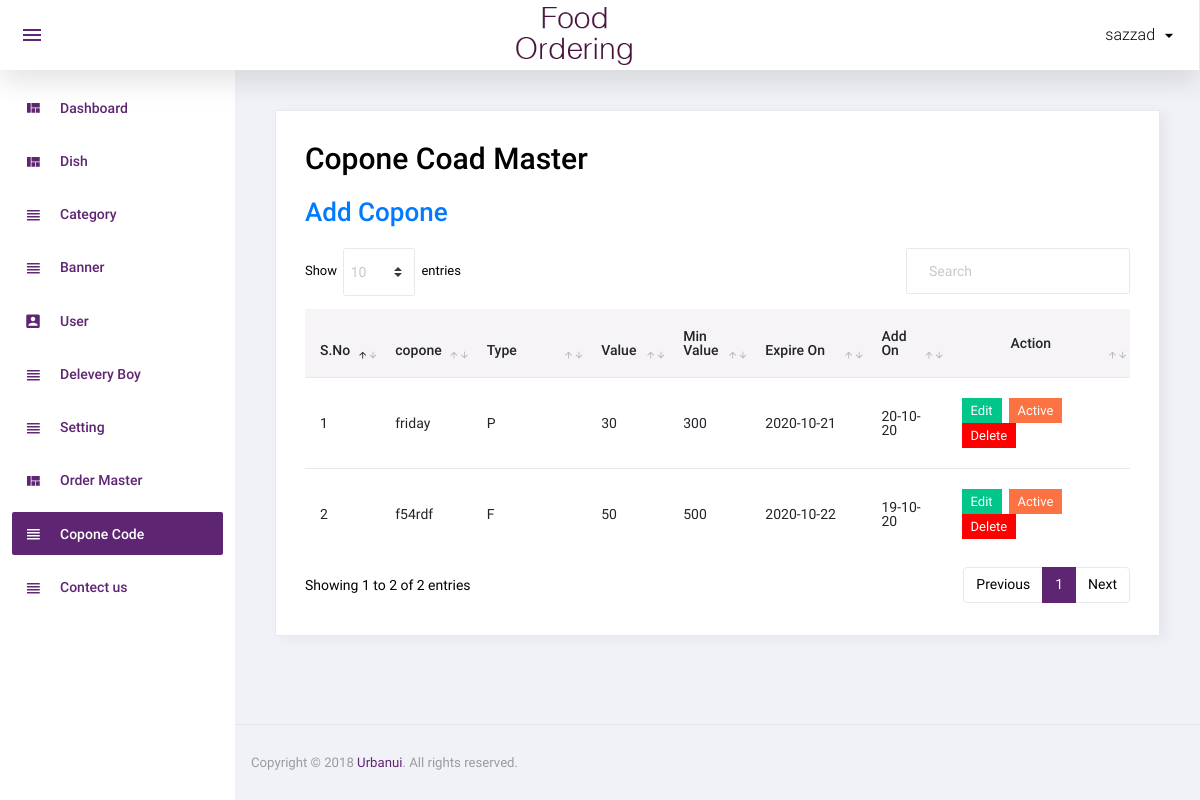
The app's page /admin/copone_coad.php (signed in) with its own data.
### tables this page shows
CREATE TABLE `copone_code` (
  `id` int(11) NOT NULL,
  `copone_code` varchar(120) NOT NULL,
  `copone_type` enum('P','F','M','') NOT NULL,
  `copone_value` varchar(110) NOT NULL,
  `cart_min_value` varchar(100) NOT NULL,
  `expire_on` date NOT NULL,
  `stats` int(11) NOT NULL,
  `add_on` datetime NOT NULL DEFAULT current_timestamp()
);

### admin/copone_coad.php (the view, shortened to what this page needs)
<?php
include('top.php');
$sql="select * from copone_code order by id desc";
$res=mysqli_query($con,$sql);
?>
  <div class="card">
            <div class="card-body">
              <h1 class="grid_title">Copone Coad Master</h1>
		   	 			<h4><a href="manage_coponeCoad.php" class="add_link">Add Copone</a></h4>
              <div class="row grid_box">
                <div class="col-12">
                  <div class="table-responsive">
                    <table id="order-listing" class="table">
                      <thead>
                        <tr>
                            <th width="5%">S.No</th>
                            <th width="10%">copone</th>
                            <th width="15%">Type</th>
                            <th width="10%">Value</th>
                            <th width="10%">Min Value</th>
                            <th width="15%">Expire On</th>
                            <th width="10%">Add On</th>
                            <th class="text-center align-middle" width="30%">Action</th>
                        </tr>
                      </thead>
                      <tbody>
                        <?php if(mysqli_num_rows($res)>0){
					          		$i=1;
					          		while($row=mysqli_fetch_assoc($res)){
												?>
						<tr>
              <td><?php echo $i?></td>
              <td><?php echo $row['copone_code']?></td>
              <td><?php echo $row['copone_type']?></td>
              <td><?php echo $row['copone_value']?></td>
              <td><?php echo $row['cart_min_value']?></td>
              <td><?php echo $row['expire_on']?></td>
							<td><?php $strtime=strtotime($row['add_on']);
              echo date('d-m-y',$strtime)?></td>
							<td>
								<a href="manage_coponeCoad.php?id=<?php echo $row['id']?>"><label class="badge badge-success">Edit</label></a>&nbsp;
								<?php
								if($row['stats']==1){
								?>
								<a href="?id=<?php echo $row['id']?>&type=deactive"><label class="badge badge-danger">Active</label></a>
								<?php
								}else{
								?>
								<a href="?id=<?php echo $row['id']?>&type=active"><label class="badge badge-info">Deactive</label></a>
								<?php
								}
								?>
								<a href="?id=<?php echo $row['id']?>&type=delete"><label class="badge badge-danger delete_red">Delete</label></a>
							</td>
              </tr>
            <?php
						$i++;
						} } else { ?>
						<tr>
							<td colspan="5">No data found</td>
						</tr>
						<?php } ?>
                      </tbody>
                    </table>
                  </div>
				</div>
              </div>
            </div>
          </div>
<?php include('footer.php');?>

### admin/assets/css/custom.css (style rules this page uses)
a { cursor: pointer !important; }
.badge.badge-success { cursor: pointer !important; }
h4 { font-size: 20px !important; }

### records on screen
copone_code: copone_code "friday", copone_type "P", copone_value "30", cart_min_value "300", expire_on "2020-10-21", add_on "20-10-20"
copone_code: copone_code "f54rdf", copone_type "F", copone_value "50", cart_min_value "500", expire_on "2020-10-22", add_on "19-10-20"

### other values on screen
$_SESSION['Admin_name'] "sazzad"
